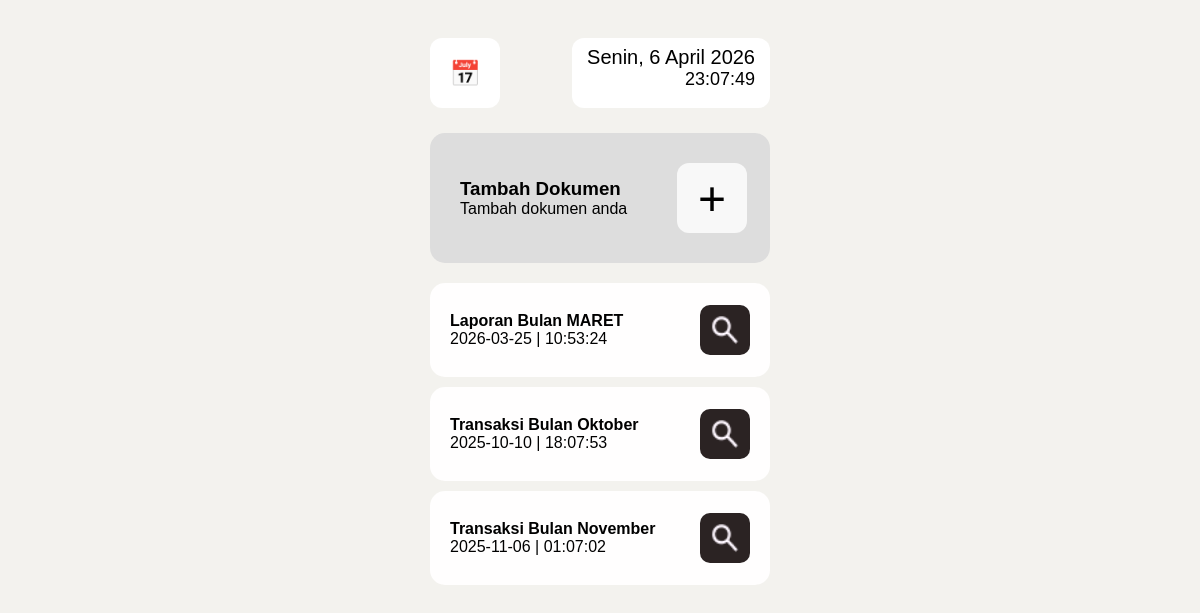
Screenshot of /riwayat_transaksi.php (signed in) with the database file from the repository.
### tables this page shows
CREATE TABLE `riwayat_transaksi_kasir` (
  `id` int(100) NOT NULL,
  `nama_dokumen` varchar(300) NOT NULL,
  `tanggal` date NOT NULL,
  `jam` timestamp NOT NULL DEFAULT current_timestamp() ON UPDATE current_timestamp(),
  `file_path` varchar(300) DEFAULT NULL
);

### riwayat_transaksi.php (the view, shortened to what this page needs)
<?php
include "koneksi.php";
$start = $_GET['start'] ?? '';
$end   = $_GET['end'] ?? '';
if($start && $end){
    $query = mysqli_query($conn,
        "SELECT * FROM riwayat_transaksi_kasir
         WHERE tanggal BETWEEN '$start' AND '$end'
         ORDER BY id DESC"
    );
}elseif($start){
    $query = mysqli_query($conn,
        "SELECT * FROM riwayat_transaksi_kasir
         WHERE tanggal >= '$start'
         ORDER BY id DESC"
    );
}elseif($end){
    $query = mysqli_query($conn,
        "SELECT * FROM riwayat_transaksi_kasir
         WHERE tanggal <= '$end'
         ORDER BY id DESC"
    );
}else{
    $query = mysqli_query($conn,
        "SELECT * FROM riwayat_transaksi_kasir ORDER BY id DESC"
    );
}
?>
<!DOCTYPE html>
<html>
<head>
<link rel="stylesheet" href="css/riwayat_transaksi_kasir.css">
</head>
<body>
<div class="container">
<br>
<div class="top-bar">
    <button class="calendar-btn" onclick="openCalendar()">📅</button>
    <div class="datetime">
        <div id="dayDate"></div>
        <div id="clock"></div>
    </div>
</div>
<div class="add-box">
    <div class="add-text">
        <h3>Tambah Dokumen</h3>
        <p>Tambah dokumen anda</p>
    </div>
    <a href="dokumen_kasir.php" class="plus-box">+</a>
</div>
<?php while($data = mysqli_fetch_assoc($query)): ?>
<div class="doc-card">
    <div>
        <h4><?= $data['nama_dokumen']; ?></h4>
        <p>
            <?= $data['tanggal']; ?> |
            <?= date("H:i:s", strtotime($data['jam'])); ?>
        </p>
    </div>
   <a href="cek_laporan_transaksi.php?id=<?= $data['id']; ?>" class="search-btn">
        <img src="img/search.png">
    </a>
</div>
<?php endwhile; ?>
</div>
</body>
</html>

### css/riwayat_transaksi_kasir.css (style rules this page uses)
* { margin:0; padding:0; box-sizing:border-box; }
body { background:#f3f2ee; font-family:Arial,sans-serif; }
.container { max-width:380px; margin:auto; padding:20px; }
.top-bar { display:flex; justify-content:space-between; align-items:center; margin-bottom:25px; }
.calendar-btn { width:70px; height:70px; border:none; background:#ffffff; font-size:25px; border-radius:12px; cursor:pointer; }
.datetime { text-align:right; background:#ffffff; height:70px; padding:8px 15px; border-radius:12px; }
#dayDate { color:#000; font-size:20px; }
#clock { color:#000; font-size:18px; }
.add-box { background:#ddd; display:flex; align-items:center; padding:15px; min-height:130px; margin-bottom:20px; position:relative; border-radius:15px; }
.add-text { margin-left:15px; }
.plus-box { position:absolute; right:23px; width:70px; height:70px; background:#f8f8f8; text-decoration:none; color:#000; display:flex; align-items:center; justify-content:center; font-size:48px; border-radius:12px; }
.doc-card { background:#fffefe; padding:22px 20px; margin-bottom:10px; min-height:70px; display:flex; justify-content:space-between; align-items:center; border-radius:15px; }
.search-btn { width:50px; height:50px; background:#2b2323; border-radius:10px; display:flex; justify-content:center; align-items:center; }
.search-btn img { width:36px; height:36px; object-fit:contain; }

### rows the page displays
riwayat_transaksi_kasir: nama_dokumen "Laporan Bulan MARET", tanggal "2026-03-25", jam "10:53:24"
riwayat_transaksi_kasir: nama_dokumen "Transaksi Bulan Oktober", tanggal "2025-10-10", jam "18:07:53"
riwayat_transaksi_kasir: nama_dokumen "Transaksi Bulan November", tanggal "2025-11-06", jam "01:07:02"
